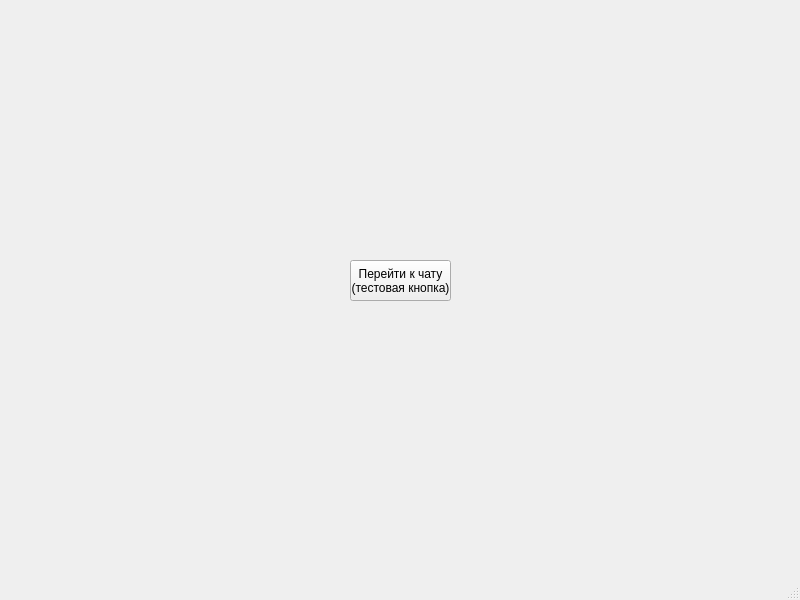
<?xml version="1.0" encoding="UTF-8"?>
<ui version="4.0">
 <class>MainWindow</class>
 <widget class="QMainWindow" name="MainWindow">
  <property name="geometry">
   <rect>
    <x>0</x>
    <y>0</y>
    <width>800</width>
    <height>600</height>
   </rect>
  </property>
  <property name="windowTitle">
   <string>MainWindow</string>
  </property>
  <widget class="QWidget" name="centralwidget">
   <widget class="QPushButton" name="pushButton">
    <property name="geometry">
     <rect>
      <x>350</x>
      <y>260</y>
      <width>101</width>
      <height>41</height>
     </rect>
    </property>
    <property name="text">
     <string>Перейти к чату 
(тестовая кнопка)</string>
    </property>
   </widget>
  </widget>
  <widget class="QMenuBar" name="menubar">
   <property name="geometry">
    <rect>
     <x>0</x>
     <y>0</y>
     <width>800</width>
     <height>21</height>
    </rect>
   </property>
  </widget>
  <widget class="QStatusBar" name="statusbar"/>
 </widget>
 <resources/>
 <connections/>
</ui>
